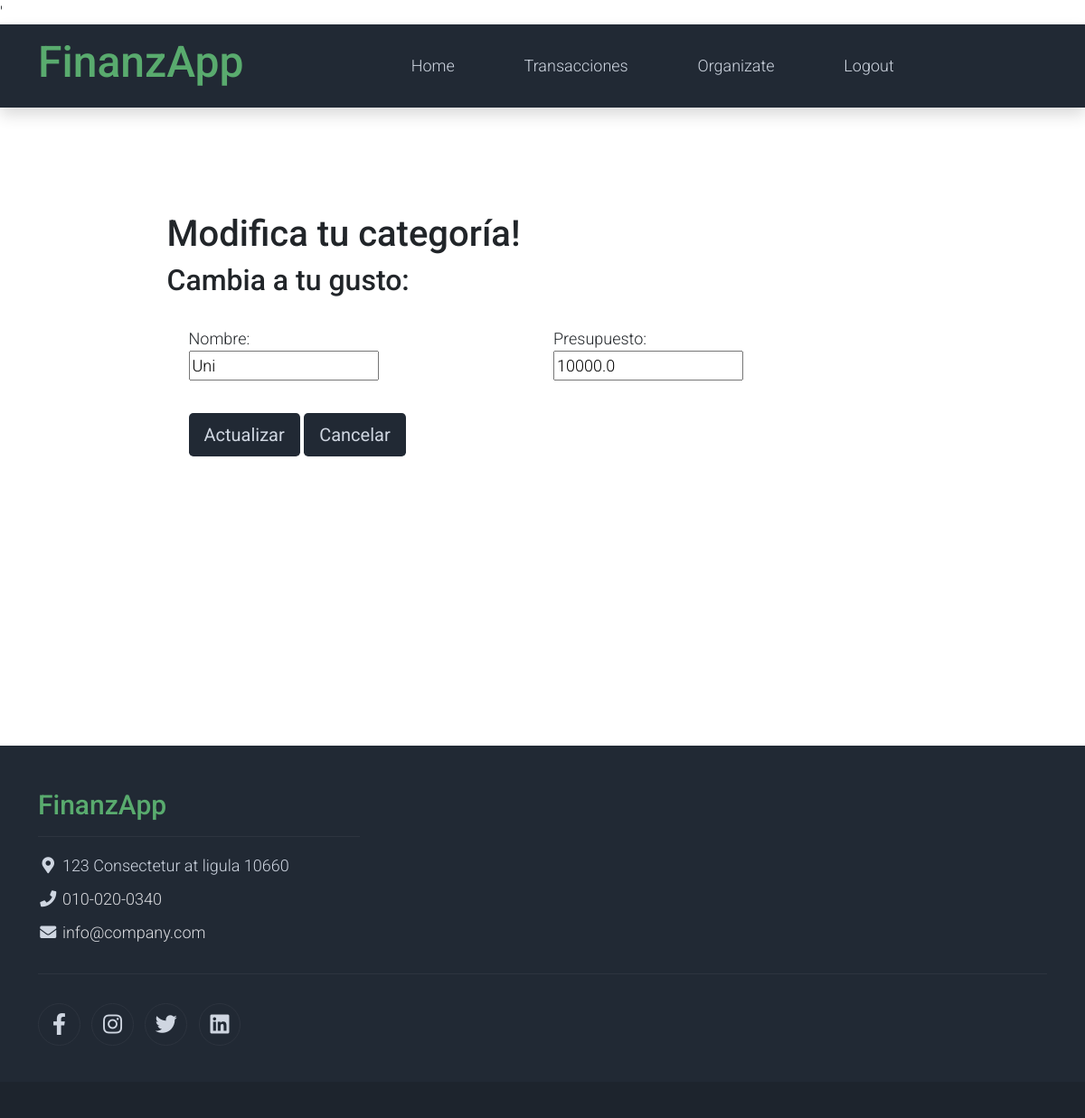
Before: /editCat/15 (signed in) with the older database file.
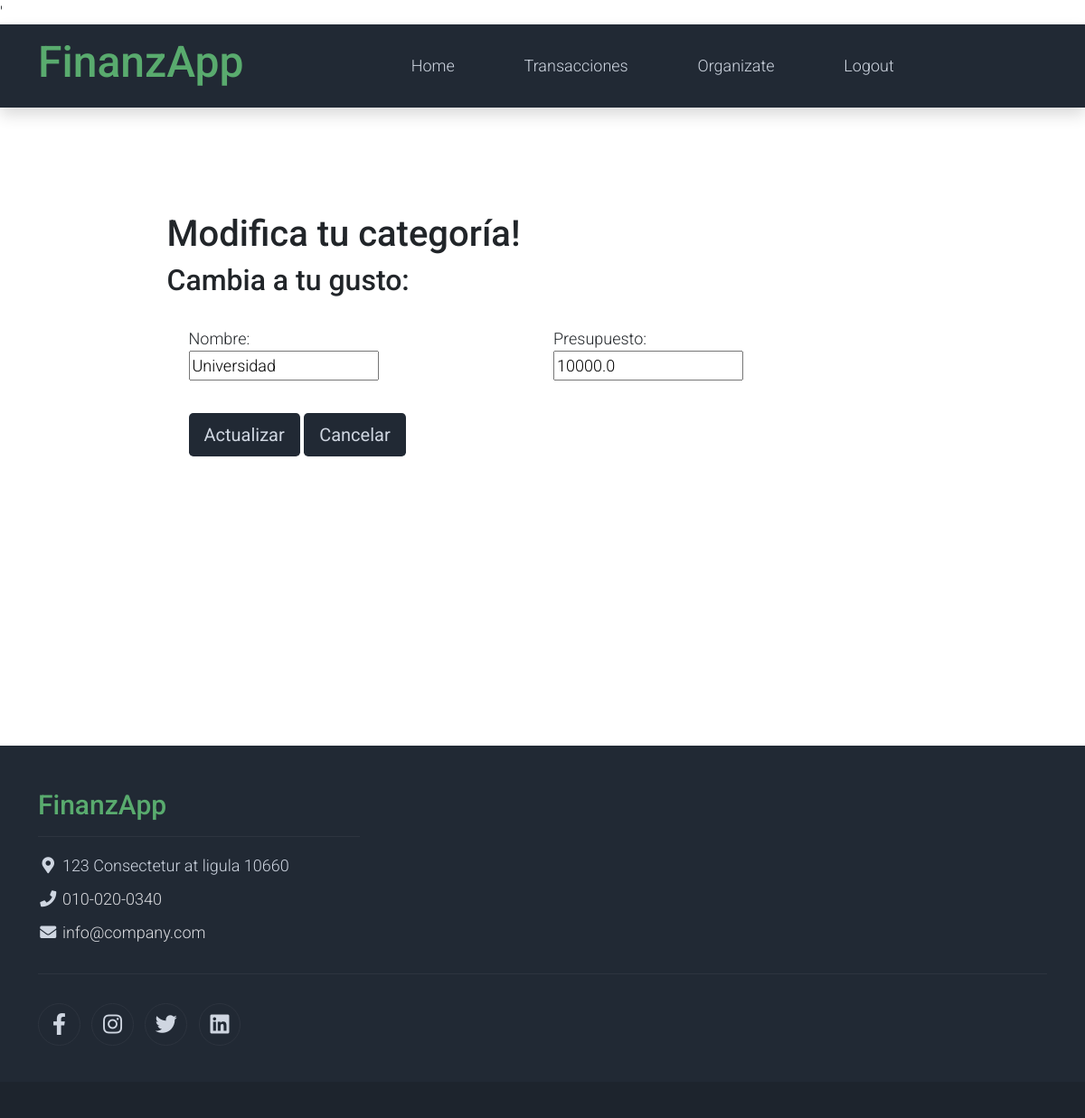
After: the same page with the newer database file.
### finanzapp/models.py (models this page shows)
class Category(models.Model):
    name = models.CharField(max_length=100)
    budget = models.FloatField(blank=True)
    user = models.ForeignKey(User, on_delete=models.CASCADE, related_name="categories", null=True)

### finanzapp/views.py (the view)
# urls.py: path('editCat/<int:id_categoria>', edit_cat, name='eliminar_cat',),
def edit_cat(request, id_categoria):
    if request.user.is_authenticated:
        categoria= Category.objects.filter(id=id_categoria).first()
        if categoria.user == request.user:
            form = EditCategoryForm(instance = categoria)
            return render(request, "edit_cat.html", {"form": form, "transaction": categoria})
        else:
            categories = Category.objects.filter(user = request.user)
            return render(request, 'organiza_finanzas.html', {'categories': categories})
    else:
        return redirect('login')

### finanzapp/forms.py
class EditCategoryForm(forms.ModelForm):
   class Meta:
      model = Category
      fields= ["name", "budget"]

### finanzapp/templates/edit_cat.html (shortened to what this page needs)
{% extends 'base.html' %}
{% block content %}
<div class="container py-5">
      <div class="row py-5">
        <div class="col-md-9 m-auto">
      <h1>Modifica tu categoría!</h1>
      <h2>Cambia a tu gusto:</h2>
  <form class="p-4" style="background-color: #ffffff;" action="/actualizarCat/{{ transaction.id }}" method="post">
      <div class="row">
        <div class="form-group col-md-6 mb-3">
          <label for="{{ form.name.id_for_label }}">Nombre:</label>
          <div class="another-custom-class">{{ form.name }}</div>
        </div>
        <div class="form-group col-md-6 mb-3">
          <label for="{{ form.budget.id_for_label }}">Presupuesto:</label>
          <div class="another-custom-class">{{ form.budget }}</div>
        </div>
      </div>
      <button type="submit" class="btn bg-dark btn-lg px-3 text-light">Actualizar</button>
      <a href="/organiza_tus_finanzas"><button type="button" class="btn bg-dark btn-lg px-3 text-light">Cancelar</button></a>
</div>
</div>
</div>
{% endblock %}

Changed rows visible on the page:
changed Category: name "Uni" → "Universidad"
